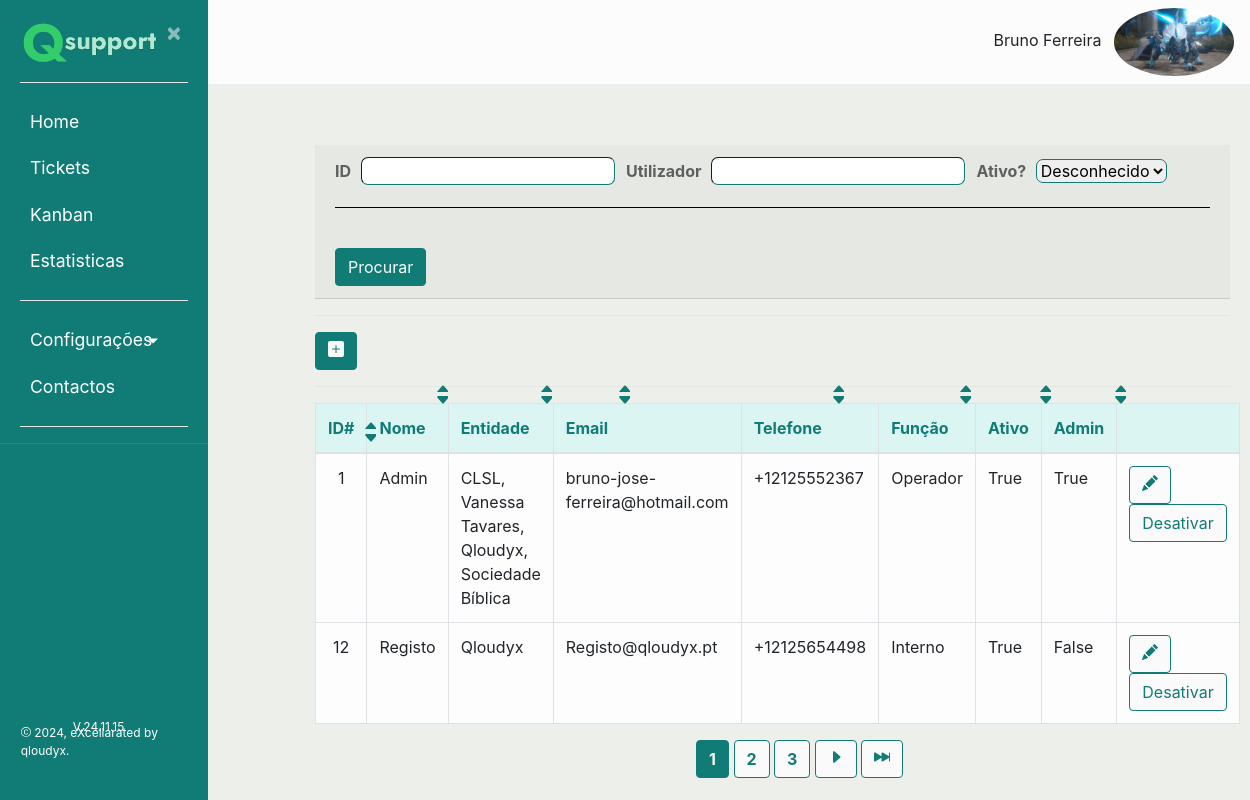
/listausuarios/ (signed in), run on an earlier commit of the app's database.
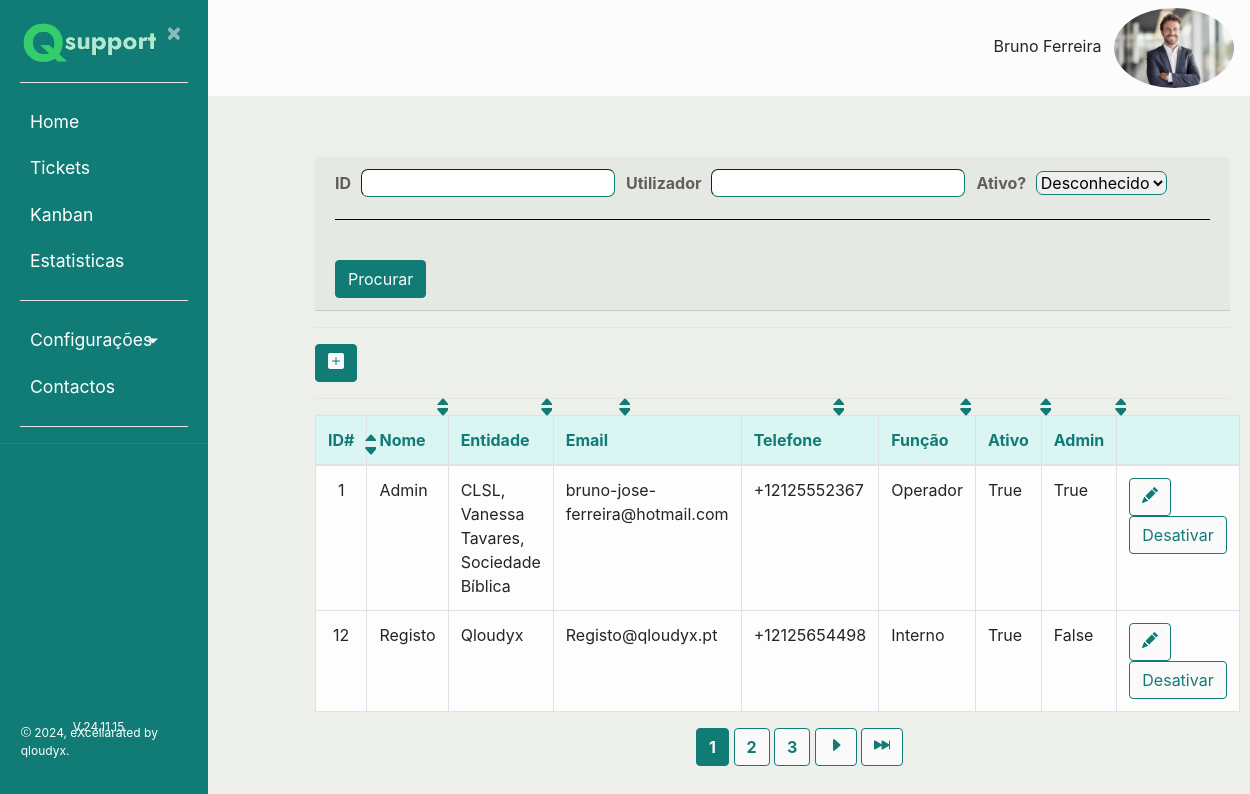
And on a later commit of the database.
### ticket/models.py (models this page shows, shortened)
class Usuarios(AbstractBaseUser):
    uuid = models.UUIDField(default = uuid.uuid4)
    nome = models.CharField(max_length=100, unique=True,verbose_name='Utilizador')
    email = models.EmailField(verbose_name='E-mail')
    foto = models.ImageField(null=True, blank=True, upload_to='users/uploads/fotos',verbose_name='Foto')
    descricao = models.CharField(max_length=250, null=True)
    EscolhasRole = {
    ("Interno", "Interno"),
    ("Operador", "Operador"),
    ("Cliente", "Cliente"),
    }
    role = models.CharField(max_length=50,choices= EscolhasRole ,verbose_name='Cargo')
    entidade = models.ManyToManyField(Entidades, verbose_name='Entidades')
    telefone = PhoneNumberField(null=True, blank=False, unique=True, verbose_name='Telefone')
    date_of_birth = models.DateField(verbose_name='Data de Nascimento')
    is_active = models.BooleanField(default=True, verbose_name='Ativo?')
    is_admin = models.BooleanField(default=False, verbose_name='Admin?')
    objects = MyUserManager()
    USERNAME_FIELD = 'nome'
    REQUIRED_FIELDS = ['date_of_birth','email']
    def nomes_entidade(self):
            return ', '.join([a.nome for a in self.entidade.all()])
    nomes_entidade.short_description = "Entidades"

class Entidades(models.Model):
    nome = models.CharField(max_length=100)
    externo = models.BooleanField(default=False)

### ticket/views.py (the view)
# urls.py: path('listausuarios/', ticket_views.lista_user, name ='listausuarios'),#lista de usuarios
def lista_user(request):
    usuario =  Usuarios.objects.all()
    ordem = request.GET.get('ordem')
    if (ordem == "1"):
        usuario = usuario.order_by("id")
    if (ordem == "2"):
        usuario = usuario.order_by("-id")
    if (ordem == "3"):
        usuario = usuario.order_by("nome")
    if (ordem == "4"):
        usuario = usuario.order_by("-nome")
    if (ordem == "5"):
        usuario = usuario.order_by("nomes_entidade")
    if (ordem == "6"):
        usuario = usuario.order_by("-nomes_entidade")
    if (ordem == "7"):
        usuario = usuario.order_by("email")
    if (ordem == "8"):
        usuario = usuario.order_by("-email")
    if (ordem == "9"):
        usuario = usuario.order_by("telefone")
    if (ordem == "10"):
        usuario = usuario.order_by("-telefone")
    if (ordem == "11"):
        usuario = usuario.order_by("role")
    if (ordem == "12"):
        usuario = usuario.order_by("-role")
    if (ordem == "13"):
        usuario = usuario.order_by("is_active")
    if (ordem == "14"):
        usuario = usuario.order_by("-is_active")
    if (ordem == "15"):
        usuario = usuario.order_by("is_admin")
    if (ordem == "16"):
        usuario = usuario.order_by("-is_admin")
    userfiltro = UserFilter(request.GET, usuario)
    total_resultados = userfiltro.qs.count()
    paginator = Paginator(userfiltro.qs,2)
    page_number = request.GET.get("page")
    page_obj = paginator.get_page(page_number)
    return render (request,'ticket/listausuarios.html', {'total':total_resultados,'usuario': userfiltro.qs, 'filter':userfiltro, 'paginator': paginator, 'page_obj':page_obj})

### ticket/templates/ticket/listausuarios.html (shortened to what the changed rows need)
{% extends "ticket/base.html" %}
{% block content %}
<body>
    <table class="table table-bordered table-light">
        <thead style="color:#117B76; background-color:#dbf5f3">
            <tr>
                <th style="text-align:center" class="col-2 col-sm-1">ID#
                  <a style="position:absolute;padding-left:9px;top:15%" href="{{ request.get_full_path }}?&ordem=1">
                    <svg xmlns="http://www.w3.org/2000/svg" width="13" height="13" fill="currentColor" class="bi bi-caret-up-fill" viewBox="0 0 13 9">
                    <path d="m7.247 4.86-4.796 5.481c-.566.647-.106 1.659.753 1.659h9.592a1 1 0 0 0 .753-1.659l-4.796-5.48a1 1 0 0 0-1.506 0z"/>
                    </svg>
                  </a>
                  <a style="position:absolute;padding-left:9px;top:45%" href="{{ request.get_full_path }}?&ordem=2">
                    <svg xmlns="http://www.w3.org/2000/svg" width="13" height="13" fill="currentColor" class="bi bi-caret-down-fill" viewBox="0 0 13 13">
                    <path d="M7.247 11.14 2.451 5.658C1.885 5.013 2.345 4 3.204 4h9.592a1 1 0 0 1 .753 1.659l-4.796 5.48a1 1 0 0 1-1.506 0z"/>
                    </svg>
                  </a>
                </th>
                <th>Nome
                  <a id="setacima" href="{{ request.get_full_path }}&ordem=3">
                    <svg xmlns="http://www.w3.org/2000/svg" width="13" height="13" fill="currentColor" class="bi bi-caret-up-fill" viewBox="0 0 13 9">
                    <path d="m7.247 4.86-4.796 5.481c-.566.647-.106 1.659.753 1.659h9.592a1 1 0 0 0 .753-1.659l-4.796-5.48a1 1 0 0 0-1.506 0z"/>
                    </svg>
                  </a>
                  <a id="setabaixo" href="{{ request.get_full_path }}&ordem=4">
                    <svg xmlns="http://www.w3.org/2000/svg" width="13" height="13" fill="currentColor" class="bi bi-caret-down-fill" viewBox="0 0 13 13">
                    <path d="M7.247 11.14 2.451 5.658C1.885 5.013 2.345 4 3.204 4h9.592a1 1 0 0 1 .753 1.659l-4.796 5.48a1 1 0 0 1-1.506 0z"/>
                    </svg>
                  </a>
                </th>
                <th>Entidade
                  <a id="setacima" href="{{ request.get_full_path }}&ordem=5">
                    <svg xmlns="http://www.w3.org/2000/svg" width="13" height="13" fill="currentColor" class="bi bi-caret-up-fill" viewBox="0 0 13 9">
                    <path d="m7.247 4.86-4.796 5.481c-.566.647-.106 1.659.753 1.659h9.592a1 1 0 0 0 .753-1.659l-4.796-5.48a1 1 0 0 0-1.506 0z"/>
                    </svg>
                  </a>
                  <a id="setabaixo" href="{{ request.get_full_path }}&ordem=6">
                    <svg xmlns="http://www.w3.org/2000/svg" width="13" height="13" fill="currentColor" class="bi bi-caret-down-fill" viewBox="0 0 13 13">
                    <path d="M7.247 11.14 2.451 5.658C1.885 5.013 2.345 4 3.204 4h9.592a1 1 0 0 1 .753 1.659l-4.796 5.48a1 1 0 0 1-1.506 0z"/>
                    </svg>
                  </a>
                </th>
                <th>Email
                  <a id="setacima" href="{{ request.get_full_path }}&ordem=7">
                    <svg xmlns="http://www.w3.org/2000/svg" width="13" height="13" fill="currentColor" class="bi bi-caret-up-fill" viewBox="0 0 13 9">
                    <path d="m7.247 4.86-4.796 5.481c-.566.647-.106 1.659.753 1.659h9.592a1 1 0 0 0 .753-1.659l-4.796-5.48a1 1 0 0 0-1.506 0z"/>
                    </svg>
                  </a>
                  <a id="setabaixo" href="{{ request.get_full_path }}&ordem=8">
                    <svg xmlns="http://www.w3.org/2000/svg" width="13" height="13" fill="currentColor" class="bi bi-caret-down-fill" viewBox="0 0 13 13">
                    <path d="M7.247 11.14 2.451 5.658C1.885 5.013 2.345 4 3.204 4h9.592a1 1 0 0 1 .753 1.659l-4.796 5.48a1 1 0 0 1-1.506 0z"/>
                    </svg>
                  </a>
                </th>
                <th>Telefone
                  <a id="setacima" href="{{ request.get_full_path }}&ordem=9">
                    <svg xmlns="http://www.w3.org/2000/svg" width="13" height="13" fill="currentColor" class="bi bi-caret-up-fill" viewBox="0 0 13 9">
                    <path d="m7.247 4.86-4.796 5.481c-.566.647-.106 1.659.753 1.659h9.592a1 1 0 0 0 .753-1.659l-4.796-5.48a1 1 0 0 0-1.506 0z"/>
                    </svg>
                  </a>
                  <a id="setabaixo" href="{{ request.get_full_path }}&ordem=10">
                    <svg xmlns="http://www.w3.org/2000/svg" width="13" height="13" fill="currentColor" class="bi bi-caret-down-fill" viewBox="0 0 13 13">
                    <path d="M7.247 11.14 2.451 5.658C1.885 5.013 2.345 4 3.204 4h9.592a1 1 0 0 1 .753 1.659l-4.796 5.48a1 1 0 0 1-1.506 0z"/>
                    </svg>
                  </a>
                </th>
                <th>Função
                  <a id="setacima" href="{{ request.get_full_path }}&ordem=11">
                    <svg xmlns="http://www.w3.org/2000/svg" width="13" height="13" fill="currentColor" class="bi bi-caret-up-fill" viewBox="0 0 13 9">
                    <path d="m7.247 4.86-4.796 5.481c-.566.647-.106 1.659.753 1.659h9.592a1 1 0 0 0 .753-1.659l-4.796-5.48a1 1 0 0 0-1.506 0z"/>
                    </svg>
                  </a>
                  <a id="setabaixo" href="{{ request.get_full_path }}&ordem=12">
                    <svg xmlns="http://www.w3.org/2000/svg" width="13" height="13" fill="currentColor" class="bi bi-caret-down-fill" viewBox="0 0 13 13">
                    <path d="M7.247 11.14 2.451 5.658C1.885 5.013 2.345 4 3.204 4h9.592a1 1 0 0 1 .753 1.659l-4.796 5.48a1 1 0 0 1-1.506 0z"/>
                    </svg>
                  </a>
                </th>
                <th>Ativo
                  <a id="setacima" href="{{ request.get_full_path }}&ordem=13">
                    <svg xmlns="http://www.w3.org/2000/svg" width="13" height="13" fill="currentColor" class="bi bi-caret-up-fill" viewBox="0 0 13 9">
                    <path d="m7.247 4.86-4.796 5.481c-.566.647-.106 1.659.753 1.659h9.592a1 1 0 0 0 .753-1.659l-4.796-5.48a1 1 0 0 0-1.506 0z"/>
                    </svg>
                  </a>
                  <a id="setabaixo" href="{{ request.get_full_path }}&ordem=14">
                    <svg xmlns="http://www.w3.org/2000/svg" width="13" height="13" fill="currentColor" class="bi bi-caret-down-fill" viewBox="0 0 13 13">
                    <path d="M7.247 11.14 2.451 5.658C1.885 5.013 2.345 4 3.204 4h9.592a1 1 0 0 1 .753 1.659l-4.796 5.48a1 1 0 0 1-1.506 0z"/>
                    </svg>
                  </a>
                </th>
                <th>Admin
                  <a id="setacima" href="{{ request.get_full_path }}&ordem=15">
                    <svg xmlns="http://www.w3.org/2000/svg" width="13" height="13" fill="currentColor" class="bi bi-caret-up-fill" viewBox="0 0 13 9">
                    <path d="m7.247 4.86-4.796 5.481c-.566.647-.106 1.659.753 1.659h9.592a1 1 0 0 0 .753-1.659l-4.796-5.48a1 1 0 0 0-1.506 0z"/>
                    </svg>
                  </a>
                  <a id="setabaixo" href="{{ request.get_full_path }}&ordem=16">
                    <svg xmlns="http://www.w3.org/2000/svg" width="13" height="13" fill="currentColor" class="bi bi-caret-down-fill" viewBox="0 0 13 13">
                    <path d="M7.247 11.14 2.451 5.658C1.885 5.013 2.345 4 3.204 4h9.592a1 1 0 0 1 .753 1.659l-4.796 5.48a1 1 0 0 1-1.506 0z"/>
                    </svg>
                  </a>
                </th>
                <th></th>
            </tr>
        </thead>
        <tbody>
            {% for usuario in page_obj %}
            <tr>
                <td style="text-align:center">{{ usuario.id }}</td>
                <td>{{ usuario.nome }}</td>
                <td>{{ usuario.nomes_entidade }}</td>
                <td>{{ usuario.email }}</td>
                <td>{{ usuario.telefone }}</td>
                <td>{{ usuario.role }}</td>
                <td>{{ usuario.is_active }}</td>
                <td>{{ usuario.is_admin }}</td>
                <td>
                    <button type="button" class="btn btn-success" id="contrario"><a title="Editar Utilizador" href="{% url 'editar_perfil' usuario.uuid %}">
                      </a></button>
                    <a href="{% url 'alterar_estado_usuario' usuario.uuid %}" id="contrario" class="btn btn-secondary">
                        {% if usuario.is_active %}
                            Desativar
                        {% else %}
                            Ativar
                        {% endif %}
                    </a>
            </tr>
            {% empty %}
            <tr>
                <td colspan="2">Nenhum Usuário Encontrado</td>
            </tr>
            {% endfor %}
        </tbody>
    </table>
</body>
{% endblock content %}

### ticket/templates/ticket/base.html (shortened to what the changed rows need)
{% load static %}
<!DOCTYPE html>
<html lang="en">
<head>
    <link rel="stylesheet" href="https://cdn.jsdelivr.net/npm/bootstrap@4.0.0/dist/css/bootstrap.min.css">
    <link rel="stylesheet" type="text/css" href="{% static 'ticket/main.css' %}">
</head>
<body>
    {% if user.nome == "Registo" %}
    <div class="wrapper">
        <nav id="sidebar">
            <div class="sidebar-header">
                <a href = "{% url 'ticket-home' %}"> <img src="{% static 'ticket/Qloudyx3.png' %}" style="width:150px;height:100%;"></a>
                <a class="close" onclick="CloseMenu()">&nbsp×&nbsp</a>
                <hr>
                <form method="post" action="{% url 'logout' %}">
                    {% csrf_token %}
                    <a><button style="color:white; text-align:center" class="astext" type="submit">Logout</button></a>
                </form>
                <hr>
            </div>
            </ul>
        </nav>
            <main role="main" class="container">
                <div class="row">
                    <div class="col-md-8">
                        {% if messages %}
                            {% for message in messages %}
                                <div class="alert alert-{{ message.tags }} ">
                                    {{ message }}
                                </div>
                            {% endfor %}
                        {% endif %}
                    </div>
                </div>
            </main>
            <div class="collapse navbar-collapse" id="navbarSupportedContent">
                <ul class="nav navbar-nav ml-auto">
                    <li class="nav-item active">
                        <div class="dropdown">
                            {% if user.is_authenticated %}
                            <img src= "{{ user.foto.url }} " alt="Menu" id="foto" class="rounded-circle" width="150"/>
                            <center>
                            </center>
                        </div>
                        {% endif %}
                    </li>
                </ul>
                </div>
        </div>
        {% block restricted %}{% endblock %}
    {% else %}
        <div id="contenta">
            <nav style="background-color:#fcfcfc;" class="navbar navbar-expand">
                <div class="container-fluid">
                    {% if user.is_authenticated %}
                    <div class="collapse navbar-collapse" id="navbarSupportedContent">
                        <ul class="nav navbar-nav ml-auto">
                            <li class="nav-item active">
                                <div class="dropdown">
                                    {% if user.is_authenticated %}
                                    <a class="nav-link" style="display:inline;text-align:center" href="#">{{user.nome}}</a>
                                    <img src= "{{ user.foto.url }} " alt="Menu" class="rounded-circle" width="120" />
                                </div>
                                {% endif %}
                            </li>
                        </ul>
                    </div>
                    {% endif %}
                </div>
            </nav>
        {% endif %}
        <div id="content">
            {% block content %}{% endblock %}
        </div>
</body>
</html>

What changed in the data, as far as the page shows it:
changed Usuarios "Bruno Ferreira": foto: a different picture
changed Usuarios "Admin": nomes_entidade "CLSL, Vanessa Tavares, Qloudyx, Sociedade Bíblica" → "CLSL, Vanessa Tavares, Sociedade Bíblica"
